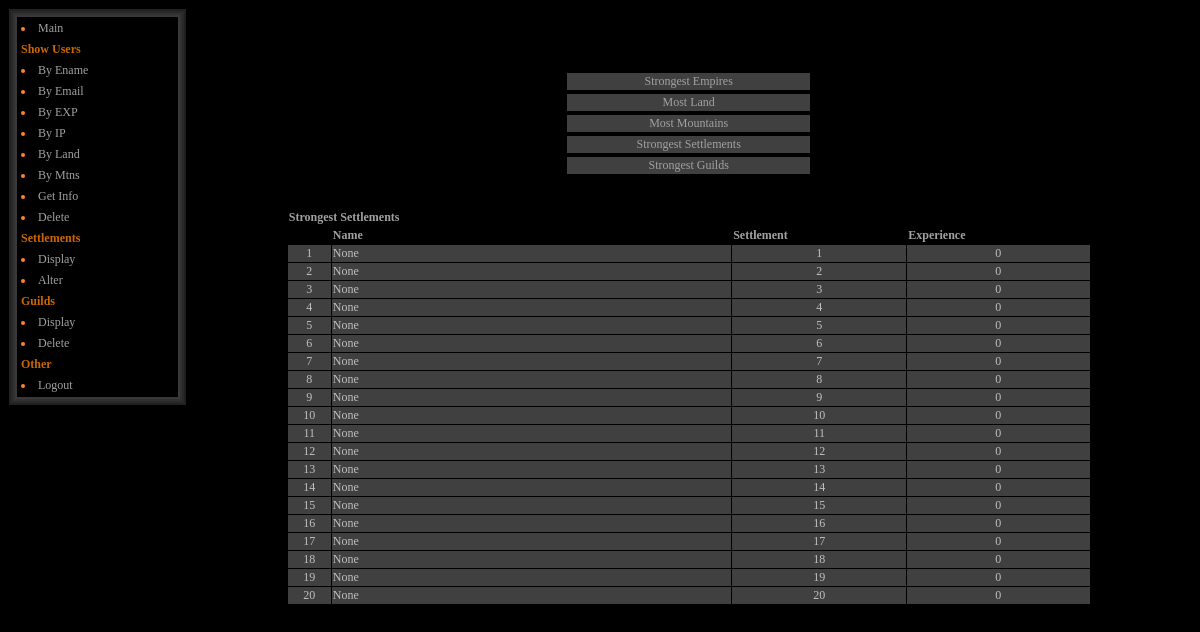
The page /app/setstrength.php on the database as committed earlier.
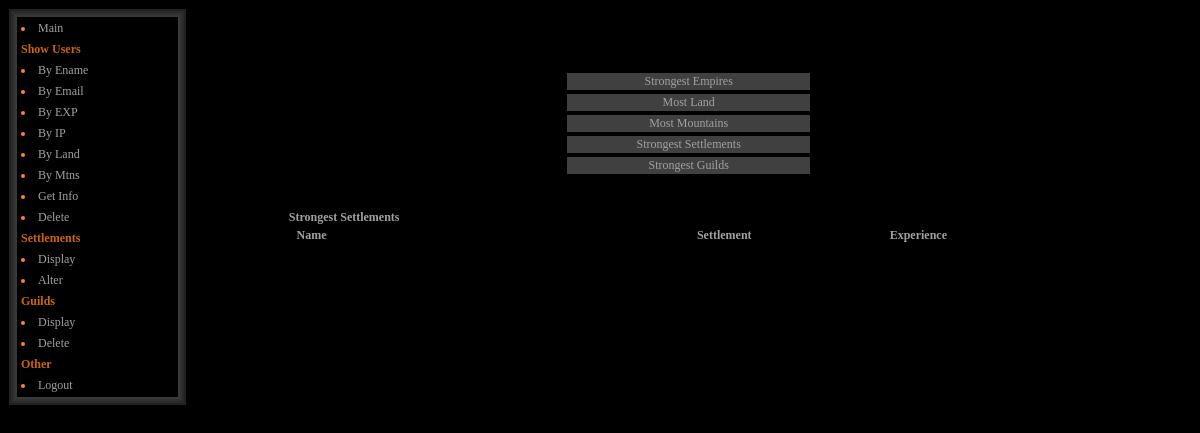
The same page on the database as committed later.
### tables this page shows
CREATE TABLE settlement (
  members tinyint(2) NOT NULL default '0',
  setname varchar(255) NOT NULL default 'None',
  setpic varchar(255) NOT NULL default '',
  setnotice varchar(255) NOT NULL default 'Welcome to Medieval Battles',
  setid bigint(255) NOT NULL auto_increment,
  setstrength bigint(255) NOT NULL default '0',
  PRIMARY KEY  (setid)
) TYPE=MyISAM;

### app/setstrength.php (the view, shortened to what this page needs)
<?php
		include("include/igtop.php");
	?>
 <br><br>
	<table border=1 bordercolor="#000000" align=center width="25%">
	<tr>
	  <td class=inner2><a href="esscores.php">Strongest Empires</a></td>
	 <tr>
	  <td class=inner2><a href="emland.php">Most Land</a></td>
	 <tr>
	  <td class=inner2><a href="emmountains.php">Most Mountains</a></td>
	 <tr>
	  <td class=inner2><a href="setstrength.php">Strongest Settlements</a></td>
	 <tr>
	  <td class=inner2><a href="sguild.php">Strongest Guilds</a></td>
	 </table>
<?php
	include("include/connect.php");
echo "
			<br><br>
<table border=0 bordercolor=#404040 width=80% align=center cellspacing=1>
	<tr>
		<td colspan=5 class=main><b class=reg>Strongest Settlements</b></td>
	  <tr>
		<td class=main2></td>
		<td class=main2 width=50%><b class=reg>Name</b></td>
		<td class=main2><b class=reg width=15%>Settlement</b></td>
		<td class=main2><b class=reg width=20%>Experience</b></td>";
		$query_string = "SELECT setname, setid, setstrength FROM settlement ORDER BY setstrength DESC LIMIT 0,20";
		$result_id = mysql_query($query_string, $var);
		while ($row = mysql_fetch_row($result_id))	{
			 $placeno = $placeno + 1;
			$row[2] = number_format($row[2]);
echo "
		<TR ALIGN=center VALIGN=TOP colspan=7>
				<td bgcolor=#404040>$placeno</td>
				<td bgcolor=#404040 align=left>$row[0]</td>
				<td bgcolor=#404040>$row[1]</td>
				<td bgcolor=#404040>$row[2]</td>
												";
		    }
		echo "</table>";
?>
</body>
</html>
</body>
</html>

### app/admin/include/igtop.php (shortened to what this page needs)
<?php
echo "
<html>
<head>
<title>MB Administration</title>
	<link rel=stylesheet type=\"text/css\" href=\"css/ingame.css\">
	<script language=\"JavaScript\" src=\"fade.js\"></script>
</head>
<body>
<table class=outer border=\"0\" cellpadding=\"1\" cellspacing=\"0\" width=\"100%\">
	<TR>
		<TD valign=\"top\" colspan=\"2\">
			<table border=\"0\" width=\"100%\" cellpadding=0 cellspacing=0>
		</TD>
		</TD>
	</TR>
	<TR valign=\"top\">
		<TD width=\"15%\">";
			include("include/ignavbar.php");
echo "
		</TD>
		<TD width=\"85%\">
			<br><br>";
?>

### app/admin/include/ignavbar.php
<table border=1 width=100% align=center bordercolor=#212121 cellspacing=0 cellpadding=0><tr><td>
<table border=1 width=100% align=center bordercolor=#2a2929 cellspacing=0 cellpadding=0><tr><td>
<table border=1 width=100% align=center bordercolor=#323131 cellspacing=0 cellpadding=0><tr><td>
<table border=1 width=100% align=center bordercolor=#3a3838 cellspacing=0 cellpadding=0><tr><td>
<table class=navbar border="1" cellpadding="2" cellspacing="0" width="100%" valign="top" bordercolor="#000000">
<ul>
	<tr><td class=inner><li><a href="main.php">Main</a></td></tr>
	<tr><td class=main><b class=other><font class=orange>Show Users</b></td></tr>
	<tr><td class=inner><li><a href="dusers.php">By Ename</a></td></tr>
	<tr><td class=inner><li><a href="dusers_email.php">By Email</a></td></tr>
	<tr><td class=inner><li><a href="dusers_exp.php">By EXP</a></td></tr>
	<tr><td class=inner><li><a href="dusers_ip.php">By IP</a></td></tr>
	<tr><td class=inner><li><a href="dusers_land.php">By Land</a></td></tr>
	<tr><td class=inner><li><a href="dusers_mtns.php">By Mtns</a></td></tr>
	<tr><td class=inner><li><a href="get_user_info.php">Get Info</a></td></tr>
	<tr><td class=inner><li><a href="dempire.php">Delete</a></td></tr>
	<tr><td class=main><b class=other><font class=orange>Settlements</b></td></tr>
	<tr><td class=inner><li><a href="explore.php">Display</a></td></tr>
	<tr><td class=inner><li><a href="snews.php">Alter</a></td></tr>
	<tr><td class=main><b class=other><font class=orange>Guilds</a></td></tr>
	<tr><td class=inner><li><a href="gc.php">Display</a></td></tr>
	<tr><td class=inner><li><a href="gmembers.php">Delete</a></td></tr>
	<tr><td class=main><b class=other><font class=orange>Other</a></td></tr>
	<tr><td class=inner><li><a href="logout.php">Logout</a></td></tr>
	</ul>
</table>
</td></table>
</td></table>
</td></table>
</td></table>

### app/css/ingame.css (style rules this page uses)
A:link { text-decoration: none; color:#a1a1a1 }
font.orange { color: #CC6600; }
font { color:#ffffff;font-family: Tahoma; }
table { font-size: 12px;font-family: Tahoma; }
li { color: #ff8429; }
body { background-color: #000000; color: #bfbfbf ;font-family: Tahoma; scrollbar-face-color:#630000; scrollbar-highlight-color:#808080; scrollbar-3dlight-color:#808080; scrollbar-darkshadow-color:#808080; scrollbar-shadow-color:#808080; scrollbar-track-color:#404040; scrollbar-arrow-color:#808080; }
b.other { COLOR: silver; font-family: Tahoma; }
td.inner2 { background-color: #404040; text-align: center }
b.reg { color: #a1a1a1;font-family: Tahoma; }

Rows that differ between the two databases and show on the page:
removed settlement: setname "None", setid "1", setstrength "0"
removed settlement: setname "None", setid "2", setstrength "0"
removed settlement: setname "None", setid "3", setstrength "0"
removed settlement: setname "None", setid "4", setstrength "0"
removed settlement: setname "None", setid "5", setstrength "0"
removed settlement: setname "None", setid "6", setstrength "0"
removed settlement: setname "None", setid "7", setstrength "0"
removed settlement: setname "None", setid "8", setstrength "0"
removed settlement: setname "None", setid "9", setstrength "0"
removed settlement: setname "None", setid "10", setstrength "0"
removed settlement: setname "None", setid "11", setstrength "0"
removed settlement: setname "None", setid "12", setstrength "0"
removed settlement: setname "None", setid "13", setstrength "0"
removed settlement: setname "None", setid "14", setstrength "0"
removed settlement: setname "None", setid "15", setstrength "0"
removed settlement: setname "None", setid "16", setstrength "0"
removed settlement: setname "None", setid "17", setstrength "0"
removed settlement: setname "None", setid "18", setstrength "0"
removed settlement: setname "None", setid "19", setstrength "0"
removed settlement: setname "None", setid "20", setstrength "0"
